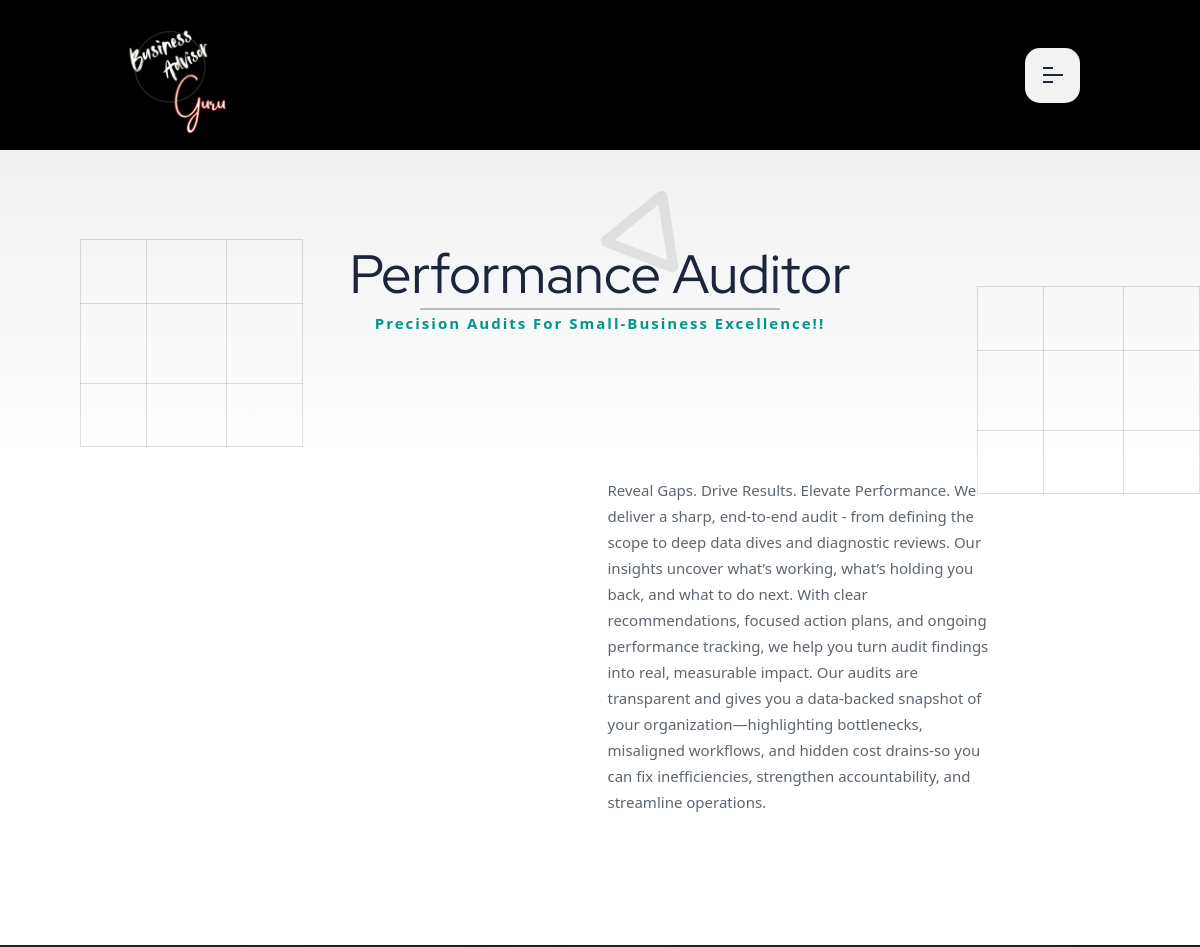
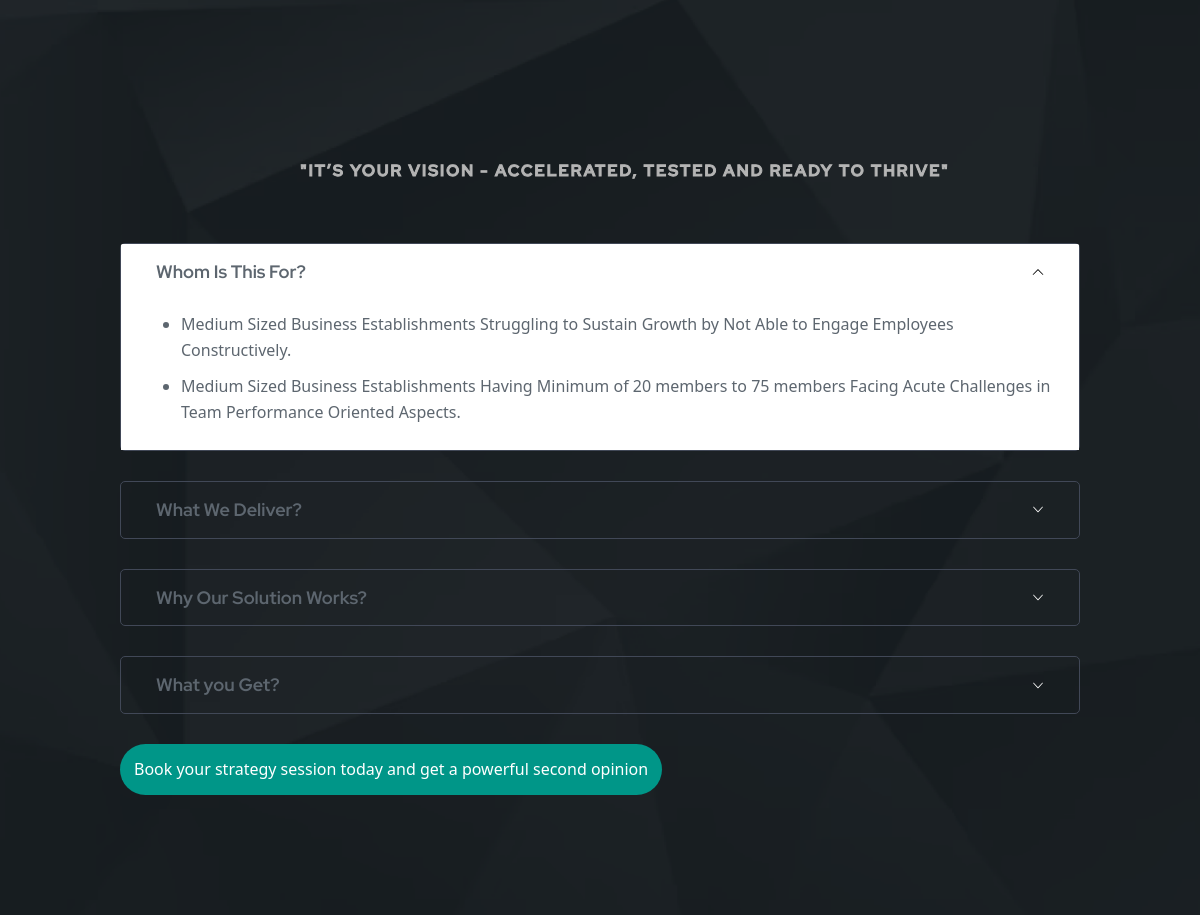
/comparator.php?data=685662761b787, run on the app's committed database (2 pictures, top to bottom).
### tables this page shows
CREATE TABLE `category` (
  `id` int(11) NOT NULL,
  `category` varchar(100) NOT NULL,
  `sub_category` varchar(100) NOT NULL,
  `uniqid` varchar(100) NOT NULL,
  `created_at` datetime NOT NULL
);

CREATE TABLE `products` (
  `id` int(11) NOT NULL,
  `img` varchar(1024) NOT NULL,
  `dec` longtext NOT NULL,
  `price` longtext NOT NULL,
  `category` varchar(255) NOT NULL,
  `created_at` datetime NOT NULL
);

CREATE TABLE `our` (
  `id` int(11) NOT NULL,
  `whom` varchar(1024) NOT NULL,
  `deliver` varchar(1024) NOT NULL,
  `solution` varchar(1024) NOT NULL,
  `get` varchar(1024) NOT NULL,
  `category` varchar(255) NOT NULL,
  `created_at` datetime NOT NULL
);

### libs/Operations.class.php (called while the page is built, shortened)
<?php
class Operations
{
    public static function getProductWhere()
    {
        $cate = $_GET['data'];
        $conn = Database::getConnect();
        $sql = "SELECT * FROM `products` WHERE `category` = '$cate'";
        $result = $conn->query($sql);
        return $result ? $result->fetch_assoc() : null;
    }
    public static function getOur()
    {
        $getID = $_GET['data'];
        $conn = Database::getConnect();
        $sql = "SELECT * FROM `our` WHERE `category` = '$getID'";
        $result = $conn->query($sql);
        return $result ? $result->fetch_assoc() : null;
    }
}
?>

### comparator.php (the view, shortened to what this page needs)
<?php
    $conn = Database::getConnect();
    $pro = Operations::getProductWhere();
    $our = Operations::getOur();
    $cate = $pro['category'];
    $qry = $conn->query("SELECT * FROM `category` where `uniqid` = '$cate' ")->fetch_array();
?>
<!DOCTYPE html>
<html lang="en">
    <head>
        <?php include "temp/head.php" ?>
    </head>
    <body>
        <?php include "temp/header.php" ?>
        <div class="page-wrapper radious-none-button">
            <div class="rts-breadcrumb-area bg-white">
                <div class="container">
                    <div class="row">
                        <div class="col-lg-12" style="margin-top: 10rem;">
                            <div class="title-area-left center">
                                <span class="bg-title"><?= $qry['category'] ?></span>
                                <h1 class="title rts-text-anime-style-1">
                                    <?= $qry['category'] ?>
                                </h1>
                                <hr style="border: 1px solid #000; width: 36rem; place-self: center;">
                                <p class="disc" style="color: #009688;">
                                    <b style="letter-spacing: 2px;"><?= $qry['sub_category'] ?></b>
                                </p>
                            </div>
                        </div>
                    </div>
                </div>
                <div class="shape-area">
                    <img src="assets/images/about/shape/01.png" alt="shape" class="one" />
                    <img src="assets/images/about/shape/02.png" alt="shape" class="two" />
                    <img src="assets/images/about/shape/03.png" alt="shape" class="three" />
                </div>
            </div>
            <div class="rts-about-five-area rts-section-gapBottom bg-white pb-100">
                <div class="container-full">
                    <div class="row align-items-center">
                        <div class="col-lg-6 mt_md--30 mt_sm--30">
                            <div class="about-content-inner-five">
                                <div class="inner-about-home-7">
                                    <p class="mb-3"><?= $pro['dec'] ?></p>
                                </div>
                            </div>
                        </div>
                    </div>
                </div>
            </div>
            <div class="rts-faq-area rts-section-gap faq-bg-one bg_image">
                <div class="container">
                    <div class="row align-items-center">
                        <div class="col">
                            <div class="faq-main-wrapper-content-inner-four">
                                <div class="title-style-four left">
                                    <h2 class="title" style="justify-self: center; color: #b5b5b5; letter-spacing: 2px; font-size: 16px;">"It’s your vision - accelerated, tested and ready to thrive"</h2>
                                </div>
                                <div class="accordion mt--40" id="accordionExample">
                                    <div class="accordion-item">
                                        <h2 class="accordion-header">
                                            <button class="accordion-button" type="button" data-bs-toggle="collapse" data-bs-target="#collapseZero" aria-expanded="true" aria-controls="collapseZero">
                                                Whom Is This For?
                                            </button>
                                        </h2>
                                        <div id="collapseZero" class="accordion-collapse collapse show" data-bs-parent="#accordionExample">
                                            <div class="accordion-body" style="padding-left: 60px;">
                                                <?= $our['whom'] ?>
                                            </div>
                                        </div>
                                    </div>
                                    <div class="accordion-item">
                                        <h2 class="accordion-header">
                                            <button class="accordion-button collapsed" type="button" data-bs-toggle="collapse" data-bs-target="#collapseOne" aria-expanded="false" aria-controls="collapseOne">
                                                What We Deliver?
                                            </button>
                                        </h2>
                                    </div>
                                    <div class="accordion-item">
                                        <h2 class="accordion-header">
                                            <button class="accordion-button collapsed" type="button" data-bs-toggle="collapse" data-bs-target="#collapseTwo" aria-expanded="false" aria-controls="collapseTwo">
                                                Why Our Solution Works?
                                            </button>
                                        </h2>
                                    </div>
                                    <div class="accordion-item">
                                        <h2 class="accordion-header">
                                            <button class="accordion-button collapsed" type="button" data-bs-toggle="collapse" data-bs-target="#collapseThree" aria-expanded="false" aria-controls="collapseThree">
                                                What you Get?
                                            </button>
                                        </h2>
                                    </div>
                                    <button type="button" data-bs-toggle="modal" data-bs-target="#businesscom" class="btn-primary btn-white" style="border-radius: 4rem; padding: 14px; width: auto; background: #009688; color: #FFF !important; border: none;">
                                        Book your strategy session today and get a powerful second opinion
                                    </button>
                                </div>
                            </div>
                        </div>
                    </div>
                </div>
            </div>
        </div>
    </body>
</html>

### assets/css/app.css (style rules this page uses)
html { -moz-tab-size: 4; -o-tab-size: 4; tab-size: 4; line-height: 1.15; -webkit-text-size-adjust: 100%; }
body { margin: 0; font-family: system-ui, -apple-system, Segoe UI, Roboto, Helvetica, Arial, sans-serif, Apple Color Emoji, Segoe UI Emoji; }
hr { height: 0; color: inherit; }
b, strong { font-weight: bolder; }
button, input, optgroup, select, textarea { font-family: inherit; font-size: 100%; line-height: 1.15; margin: 0; }
button, select { text-transform: none; }
[type="button"], [type="reset"], [type="submit"], button { -webkit-appearance: button; }
blockquote, dd, dl, figure, h1, h2, h3, h4, h5, h6, hr, p, pre { margin: 0; }
button { background-color: transparent; background-image: none; }
fieldset, ol, ul { margin: 0; padding: 0; }
ol, ul { list-style: none; }
html { font-family: Montserrat, ui-sans-serif, system-ui, -apple-system, BlinkMacSystemFont, Segoe UI, Helvetica Neue, Arial, Noto Sans, sans-serif, Apple Color Emoji, Segoe UI Emoji, Segoe UI Symbol, Noto Color Emoji; line-height: 1.4; }
body { font-family: inherit; line-height: inherit; }
hr { border-top-width: 1px; }
img { border-style: solid; }
[role="button"], button { cursor: pointer; }
h1, h2, h3, h4, h5, h6 { font-size: inherit; font-weight: inherit; }
button, input, optgroup, select, textarea { padding: 0; line-height: inherit; color: inherit; font-family: inherit; }
audio, canvas, embed, iframe, img, object, svg, video { display: block; vertical-align: middle; }
img, video { max-width: 100%; height: auto; place-self: center; }
body { position: relative; background: #101010; color: #fff; }
.container { margin: 0 auto; width: 100%; padding: 0 16px; }
@media screen and (min-width: 768px) { .container { max-width: 680px; padding: 0; } }
@media screen and (min-width: 992px) { .container { max-width: 960px; } }

### comparator.php (style rules this page uses)
ul { list-style: disc; }

### temp/header.php (style rules this page uses)
.btn-primary { background-color: #009688; border-color: #009688; }

### data on the page
category: category "Performance Auditor", sub_category "Precision Audits For Small-Business Excellence!!"
products: dec "Reveal Gaps. Drive Results. Elevate Performance. We deliver a sharp, end-to-end audit - from defining the scope to deep data dives and diagnostic reviews. Our insights uncover what’s working, what’s holding you back, and what to do next. With clear recommendations, focused action plans, and ongoing performance tracking, we help you turn audit findings into real, measurable impact. Our audits are transparent and gives you a data-backed snapshot of your organization—highlighting bottlenecks, misaligned workflows, and hidden cost drains-so you can fix inefficiencies, strengthen accountability, and streamline operations."
our: whom "Medium Sized Business Establishments Struggling to Sustain Growth by Not Able to Engage Employees Constructively. Medium Sized Business Establishments Having Minimum of 20 members to 75 members Facing Acute Challenges in Team Performance Oriented Aspects."
